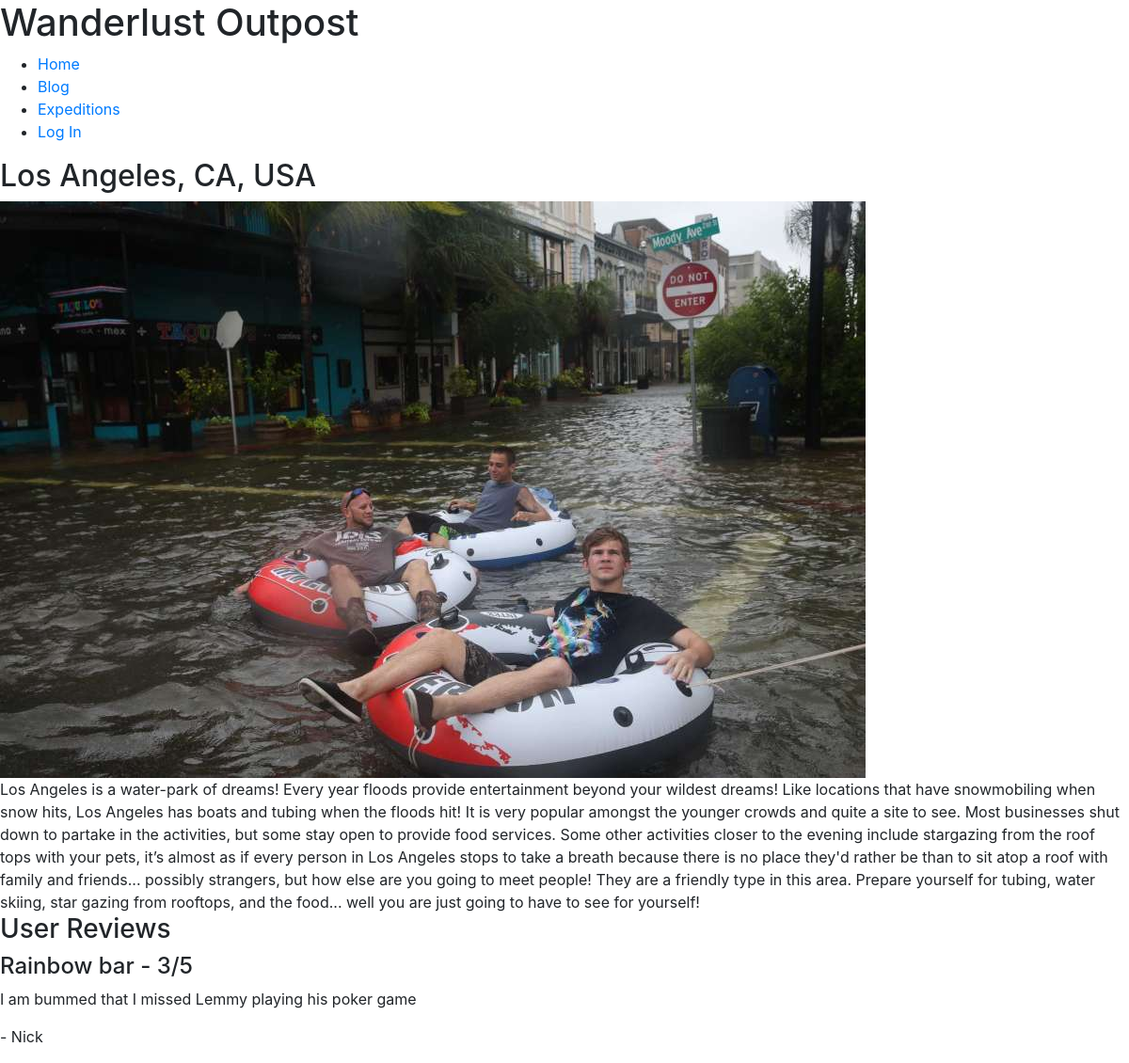
The page /adventure.php?pid=12 on the database its author committed.
### tables this page shows
CREATE TABLE `sitemap` (
  `PageTitle` varchar(32) NOT NULL,
  `BGImg` varchar(32) DEFAULT NULL,
  `BGImgAlt` text,
  `pageID` int NOT NULL,
  `PageName` varchar(45) NOT NULL,
  `Content` longtext,
  `NavItem` tinyint DEFAULT NULL,
  `url` varchar(45) DEFAULT NULL,
  PRIMARY KEY (`pageID`)
);

CREATE TABLE `reviewlist` (
  `ReviewID` int NOT NULL AUTO_INCREMENT,
  `User_ID` int NOT NULL,
  `Rating` int NOT NULL,
  `ReviewType` varchar(24) NOT NULL,
  `Review` text,
  `ReviewHeadline` text,
  `Country` varchar(2) DEFAULT NULL,
  `City` int DEFAULT NULL,
  `DateAdded` datetime DEFAULT CURRENT_TIMESTAMP,
  PRIMARY KEY (`ReviewID`),
  KEY `Country_idx` (`Country`),
  CONSTRAINT `Country` FOREIGN KEY (`Country`) REFERENCES `country` (`Country_ID`)
);

CREATE TABLE `users` (
  `User_ID` int NOT NULL AUTO_INCREMENT,
  `Email` varchar(72) NOT NULL,
  `FName` varchar(24) NOT NULL,
  `LName` varchar(24) NOT NULL,
  `Psword` varchar(42) NOT NULL,
  `DOB` date NOT NULL,
  `Origin` varchar(2) DEFAULT NULL,
  `AccountCreated` datetime DEFAULT CURRENT_TIMESTAMP,
  PRIMARY KEY (`User_ID`),
  KEY `Origin_idx` (`Origin`),
  CONSTRAINT `Origin` FOREIGN KEY (`Origin`) REFERENCES `country` (`Country_ID`)
);

### adventure.php (the view, shortened to what this page needs)
<?php
require("includes/page.php");
class AdventurePage extends Page{
  public function Display($pageID){
    $this -> DisplayHead();
    $this -> DisplayBody();
    $this -> DisplayHeader($this->buttons);
    $this->  DisplayContent();
    $this->ReviewGen();
    $this -> DisplayFooter();
  }
  public function ReviewGen(){
    $db = new mysqli('localhost', 'glazpmck_ics325_web', 'ICS325.01-2020', "glazpmck_ics325");
    $id = $db->real_escape_string($_GET['pid']);
    $query = "SELECT reviewlist.ReviewID, reviewlist.ReviewHeadline, reviewlist.Review, reviewlist.User_ID, users.FName, reviewlist.City, reviewlist.Rating
    FROM reviewlist
    INNER JOIN users ON reviewlist.User_ID = users.User_ID
    INNER JOIN sitemap ON reviewlist.City = sitemap.pageID
    WHERE reviewlist.city = '$id'";
    $result = $db->query($query);
    $row=$result->fetch_array(MYSQLI_ASSOC);
    $num_rows=$result->num_rows;
    ?>
    <section class='reviews'>
    <h3>User Reviews</h3>
    <?php
    if ($num_rows > 0){
      do{
        ?>
        <div class='top-review'>
          <div class='review-content'>
            <h4><?=$row['ReviewHeadline']?> - <?=$row['Rating']?>/5</h4>
            <p><?=$row['Review']?></p><p>- <?=$row['FName']?></p>
          </div>
        </div>
        <?php
      }while($row=$result->fetch_array(MYSQLI_ASSOC));
    }
    echo "</section>";
  }
  public function DisplayContent(){
    if (isset($_GET['pid'])){
      $db = new mysqli('localhost', 'glazpmck_ics325_web', 'ICS325.01-2020', "glazpmck_ics325");
      $id = $db->real_escape_string($_GET['pid']);
      $query = "Select * From sitemap where pageID = '$id'";
      $result = $db->query($query);
      $row=$result->fetch_array(MYSQLI_ASSOC);
      ?>
      <section class="page-title">
        <h2><?= $row['PageTitle'] ?></h2>
      </section>
      <div class="exp-img">
        <img src="img/<?=$row['BGImg']?>" alt="<?=$row['BGImgAlt']?>" />
      </div>
      <section class="main-content">
        <?= $row['Content']?>
      </section>
      <?php
    }
  }
}
$adventure = new AdventurePage();
$adventure->Display($_GET['pid']);
?>

### includes/page.php (shortened to what this page needs)
<?php
class Page{
    public $title = "Wanderlust Outpost";
    public function DisplayHead(){
      ?>
        <!DOCTYPE html>
           <html>
      <?php
        echo "<head>";
        $this -> DisplayStyles();
        echo "</head>";
    }
      ?>
      <?php
    public function DisplayStyles(){
      ?>
        <link rel="stylesheet" href="https://stackpath.bootstrapcdn.com/bootstrap/4.4.1/css/bootstrap.min.css">
        <link rel="stylesheet/less" type="text/css" href="less/styles.less" />
      <?php
    }
      ?>
      <?php
    public function DisplayBody(){
      ?>
        <body>
      <?php
    }
    public function DisplayHeader($buttons){
      $db = new mysqli('localhost', 'glazpmck_ics325_web', 'ICS325.01-2020', "glazpmck_ics325");
      $nav_sql = "SELECT * FROM sitemap WHERE NavItem = 1";
      $nav_query = $db->query($nav_sql);
      $nav_rs=$nav_query->fetch_array(MYSQLI_ASSOC);
      ?>
      <header>
        <h1><?php echo $this->title; ?></h1>
          <div class="open">
              <span>
                <ul class="sub-menu">
                  <?php
                    do{
                      $this->DisplayButton($nav_rs['PageName'], $nav_rs['pageID'], $nav_rs['url']);
                    } while($nav_rs=$nav_query->fetch_array(MYSQLI_ASSOC));
                    ?>
                </ul>
              </span>
          </div>
      </header>
      <?php
    }
    public function DisplayButton($name, $pageID, $url){
      if (empty($_SESSION['LoggedIn'])){
        $loggedIn=false;
      }else {
        $loggedIn = $_SESSION['LoggedIn'];
      }
      if ( $pageID == 1 || $pageID == 2 || $pageID == 3 ){
        ?>
        <li>
          <a href="./<?=$url?>.php" title="<?=$name ?>"><?=$name?></a>
        </li>
      <?php
      }
      if ($pageID == 4){
        if ($loggedIn){
          return;
        }else{
          ?>
          <li>
            <a href="./<?=$url?>.php" title="<?=$name ?>"><?=$name?></a>
          </li>
        <?php
        }
      }
      if ( $pageID == 5){
        return;
      }
      if ( $pageID == 6 ){
        if ($loggedIn){
          ?>
            <li>
              <a href="./<?=$url?>.php" title="<?=$name ?>"><?=$name?></a>
            </li>
            <li>
              <a href="./logout.php" title="Log Out">Log Out</a>
            </li>
          <?php
        }else{return;}
      }
    }
            ?><div class="bg-img">
            <?php
    public function DisplayFooter(){
      ?>
        </body>
      </html>
    <?php
    }
  }

### rows shown on the page
sitemap: PageName "Home"
sitemap: PageName "Blog"
sitemap: PageName "Expeditions"
sitemap: PageName "Log In"
sitemap: PageTitle "Los Angeles, CA, USA", BGImg (picture), Content "Los Angeles is a water-park of dreams! Every year floods provide entertainment beyond your wildest dreams! Like locations that have snowmobiling when snow hits, Los Angeles has boats and tubing when the floods hit! It is very popular amongst the younger crowds and quite a site to see. Most businesses shut down to partake in the activities, but some stay open to provide food services. Some other activities closer to the evening include stargazing from the roof tops with your pets, it’s almost as if every person in Los Angeles stops to take a breath because there is no place they'd rather be than to sit atop a roof with family and friends... possibly strangers, but how else are you going to…"
reviewlist: ReviewHeadline "Rainbow bar", Rating "3", Review "I am bummed that I missed Lemmy playing his poker game", User_ID.FName "Nick"

### other values the page prints
$this->title "Wanderlust Outpost"
